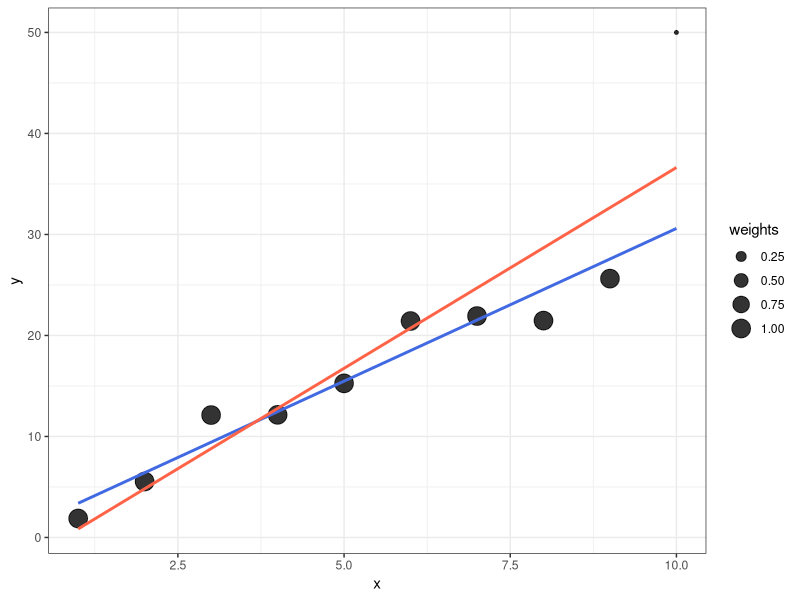

The R script that drew this image:
## ---- chunk 1
knitr::opts_chunk$set(echo       = TRUE,
                      message    = FALSE,
                      warning    = FALSE,
                      #out.width  = 1280,
                      #out.height = 720,
                      # fig.dim = c(8, 6),
                      fig.align  = "center",
                      dev        = "ragg_png")
## ---- chunk 2
lm(c(2,6,6,9,6) ~ c(1,2,3,4,5), weights = c(1,0.5,1,0.5,1))
## ---- chunk 3
library(ggplot2)

# データの生成
set.seed(123)
n <- 10
x <- c(1:(n-1),n)
y <- c((3 * x[1:n-1] + rnorm((n-1), sd = 2)),50) # 線形関係にノイズを加える

# 極端な重みを設定
weights <- c(rep(1,(n-1)), 0.1)

# 重み付き回帰モデル
model_weighted <- lm(y ~ x, weights = weights)

# 重みなし回帰モデル
model_unweighted <- lm(y ~ x)

# データフレームの作成
df <- data.frame(x = x, y = y, weights = weights)
df$predicted_weighted <- predict(model_weighted, newdata = df)
df$predicted_unweighted <- predict(model_unweighted, newdata = df)

ggplot(df, aes(x = x, y = y)) +
  geom_point(aes(size = weights), alpha = 0.8) +
  geom_line(aes(y = predicted_weighted), color = "royalblue", size = 1, linetype = "solid") +
  geom_line(aes(y = predicted_unweighted), color = "tomato", size = 1, linetype = "solid") +
  theme_bw()
